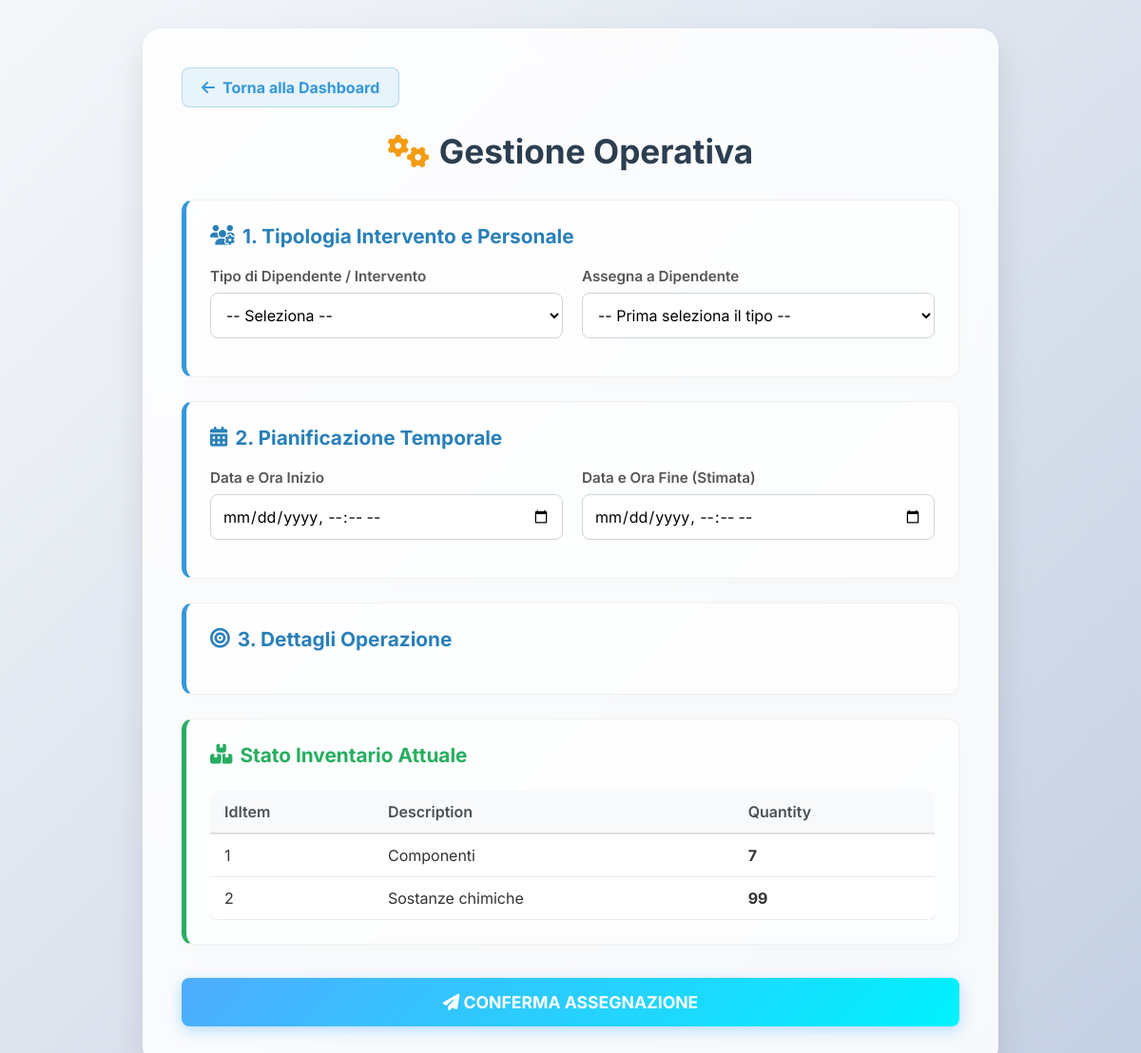
Page /maintenance_dashboard.php (signed in) on the earlier database version.
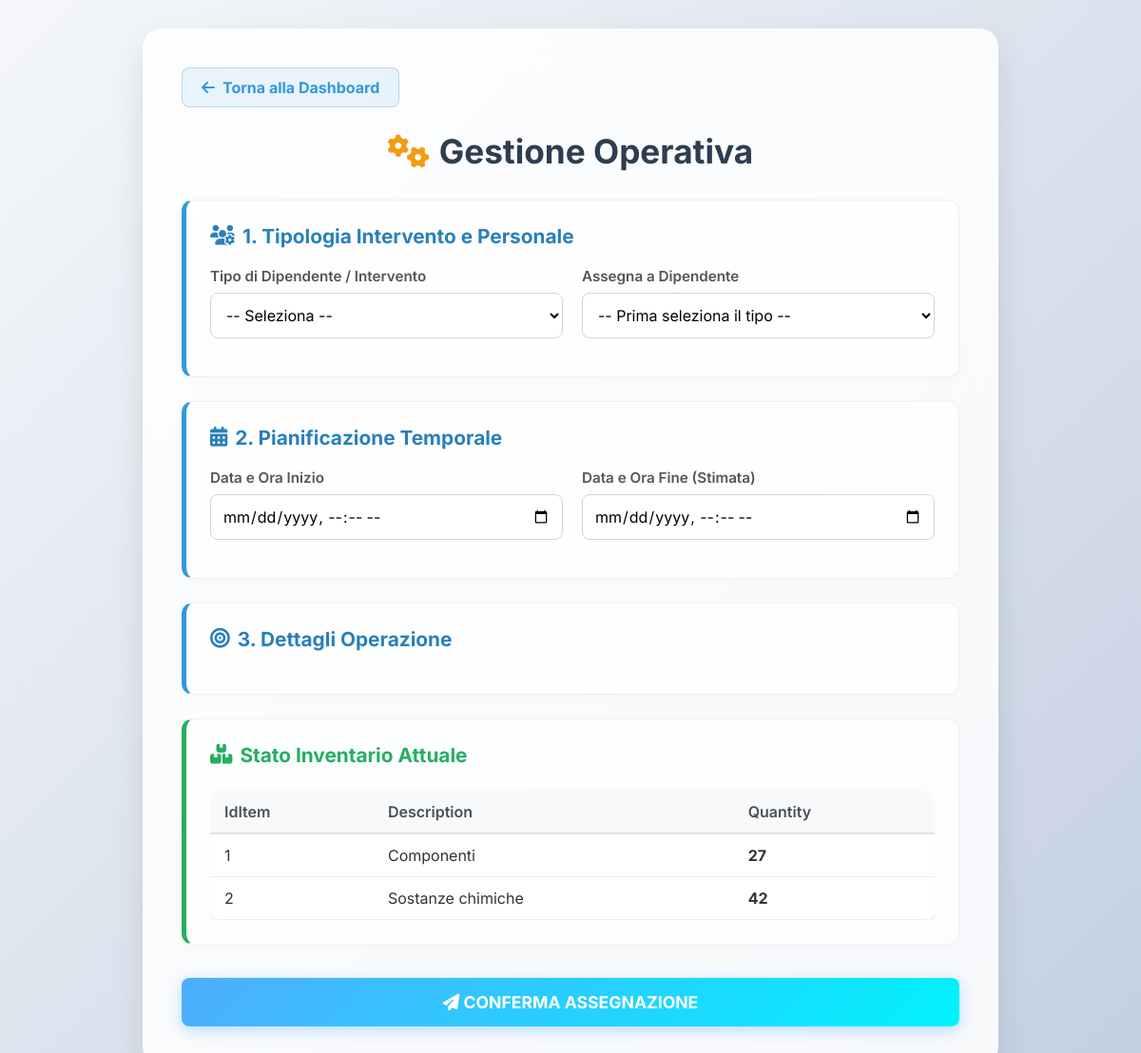
Same page on the later database version.
### tables this page shows
CREATE TABLE `Inventory` (
  `IdItem` int NOT NULL,
  `Description` varchar(128) NOT NULL,
  `Quantity` int NOT NULL
);

### public_html/maintenance_dashboard.php (the view, shortened to what this page needs)
<?php
require "db_connection.php";
$queryInv = "SELECT * FROM Inventory";
$resInv = $conn->query($queryInv);
$inventory = [];
while($row = $resInv->fetch_assoc()) $inventory[] = $row;
?>
<!DOCTYPE html>
<html lang="it">
<head>
    <link rel="stylesheet" href="https://cdnjs.cloudflare.com/ajax/libs/font-awesome/6.4.0/css/all.min.css">
</head>
<body>
<div class="container">
    <a href="dashboard.php" class="btn-secondary"><i class="fas fa-arrow-left"></i> Torna alla Dashboard</a>
    <h1><i class="fas fa-cogs" style="color:#f39c12;"></i> Gestione Operativa</h1>
    <form action="assign_task.php" method="POST">
        <div class="panel">
            <h2><i class="fas fa-users-cog"></i> 1. Tipologia Intervento e Personale</h2>
            <div class="form-row">
                <div class="form-group">
                    <label for="task_type">Tipo di Dipendente / Intervento</label>
                    <select name="task_type" id="task_type" onchange="updateUI()" required>
                        <option value="" disabled selected>-- Seleziona --</option>
                    </select>
                </div>
                <div class="form-group">
                    <label for="id_employee">Assegna a Dipendente</label>
                    <select name="id_employee" id="id_employee" required>
                        <option value="" disabled selected>-- Prima seleziona il tipo --</option>
                    </select>
                </div>
            </div>
        </div>
        <div class="panel">
            <h2><i class="fas fa-calendar-alt"></i> 2. Pianificazione Temporale</h2>
            <div class="form-row">
                <div class="form-group">
                    <label>Data e Ora Inizio</label>
                    <input type="datetime-local" name="start_time" required>
                </div>
                <div class="form-group">
                    <label>Data e Ora Fine (Stimata)</label>
                    <input type="datetime-local" name="end_time" required>
                </div>
            </div>
        </div>
        <div class="panel" id="target_panel">
            <h2 id="target_title"><i class="fas fa-bullseye"></i> 3. Dettagli Operazione</h2>
        </div>
        <div class="panel" style="border-left: 5px solid #27ae60;">
            <h2 style="color:#27ae60; margin-bottom: 10px;"><i class="fas fa-boxes"></i> Stato Inventario Attuale</h2>
            <div style="overflow-x:auto;">
                <table>
                    <thead>
                        <tr>
                            <th>IdItem</th>
                            <th>Description</th>
                            <th>Quantity</th>
                        </tr>
                    </thead>
                    <tbody>
                        <?php foreach($inventory as $i): ?>
                            <tr>
                                <td><?php echo $i['IdItem']; ?></td>
                                <td><?php echo htmlspecialchars($i['Description']); ?></td>
                                <td><strong><?php echo $i['Quantity']; ?></strong></td>
                            </tr>
                        <?php endforeach; ?>
                    </tbody>
                </table>
            </div>
        </div>
        <button type="submit" class="btn-primary"><i class="fas fa-paper-plane"></i> CONFERMA ASSEGNAZIONE</button>
    </form>
</div>
</body>
</html>

### public_html/maintenance_dashboard.php (style rules this page uses)
* { box-sizing: border-box; margin: 0; padding: 0; font-family: 'Inter', sans-serif; }
body { background: linear-gradient(135deg, #f5f7fa 0%, #c3cfe2 100%); min-height: 100vh; padding: 30px 15px; color: #333; }
.container { max-width: 900px; margin: 0 auto; background: rgba(255, 255, 255, 0.85); backdrop-filter: blur(20px); -webkit-backdrop-filter: blur(20px); border: 1px solid rgba(255, 255, 255, 0.4); border-radius: 20px; padding: 40px; box-shadow: 0 15px 35px rgba(0,0,0,0.1); position: relative; }
h1 { text-align: center; color: #2c3e50; font-weight: 700; margin-bottom: 30px; font-size: 2.2rem; display: flex; align-items: center; justify-content: center; gap: 10px; }
.btn-secondary { display: inline-flex; align-items: center; justify-content: center; gap: 8px; padding: 10px 20px; border-radius: 8px; text-decoration: none; font-size: 1em; font-weight: bold; transition: transform 0.2s, background 0.2s; background: rgba(52, 152, 219, 0.1); color: #3498db; border: 1px solid rgba(52, 152, 219, 0.3); margin-bottom: 25px; }
.panel { background: rgba(255, 255, 255, 0.6); border: 1px solid rgba(0,0,0,0.05); border-radius: 12px; padding: 25px; margin-bottom: 25px; box-shadow: 0 4px 15px rgba(0,0,0,0.02); border-left: 5px solid #3498db; }
.panel h2 { margin-top: 0; color: #2980b9; font-size: 1.3em; margin-bottom: 20px; display: flex; align-items: center; gap: 8px; }
.form-row { display: flex; gap: 20px; margin-bottom: 15px; flex-wrap: wrap; }
.form-group { flex: 1; min-width: 250px; }
label { display: block; margin-bottom: 8px; font-weight: 600; color: #555; font-size: 0.95em; }
select, input[type="datetime-local"], input[type="number"] { width: 100%; padding: 12px; border: 1px solid #ced4da; border-radius: 8px; font-size: 1em; background: rgba(255,255,255,0.9); outline:none; transition: border-color 0.3s, box-shadow 0.3s; }
button.btn-primary { width: 100%; padding: 15px; background: linear-gradient(135deg, #4facfe 0%, #00f2fe 100%); color: white; border: none; border-radius: 8px; font-size: 1.1em; font-weight: bold; cursor: pointer; transition: transform 0.2s, box-shadow 0.2s; margin-top: 10px; box-shadow: 0 4px 15px rgba(79, 172, 254, 0.4); }
table { width: 100%; border-collapse: separate; border-spacing: 0; margin-top: 15px; background: white; border-radius: 10px; overflow: hidden; box-shadow: 0 4px 6px rgba(0,0,0,0.05); }
th { background-color: #f8f9fa; padding: 12px 15px; text-align: left; color: #495057; font-weight: 600; border-bottom: 2px solid #dee2e6; }
td { padding: 12px 15px; border-bottom: 1px solid #e9ecef; }

Differences in the rows shown:
changed inventory "Componenti": Quantity "7" → "27"
changed inventory "Sostanze chimiche": Quantity "99" → "42"
